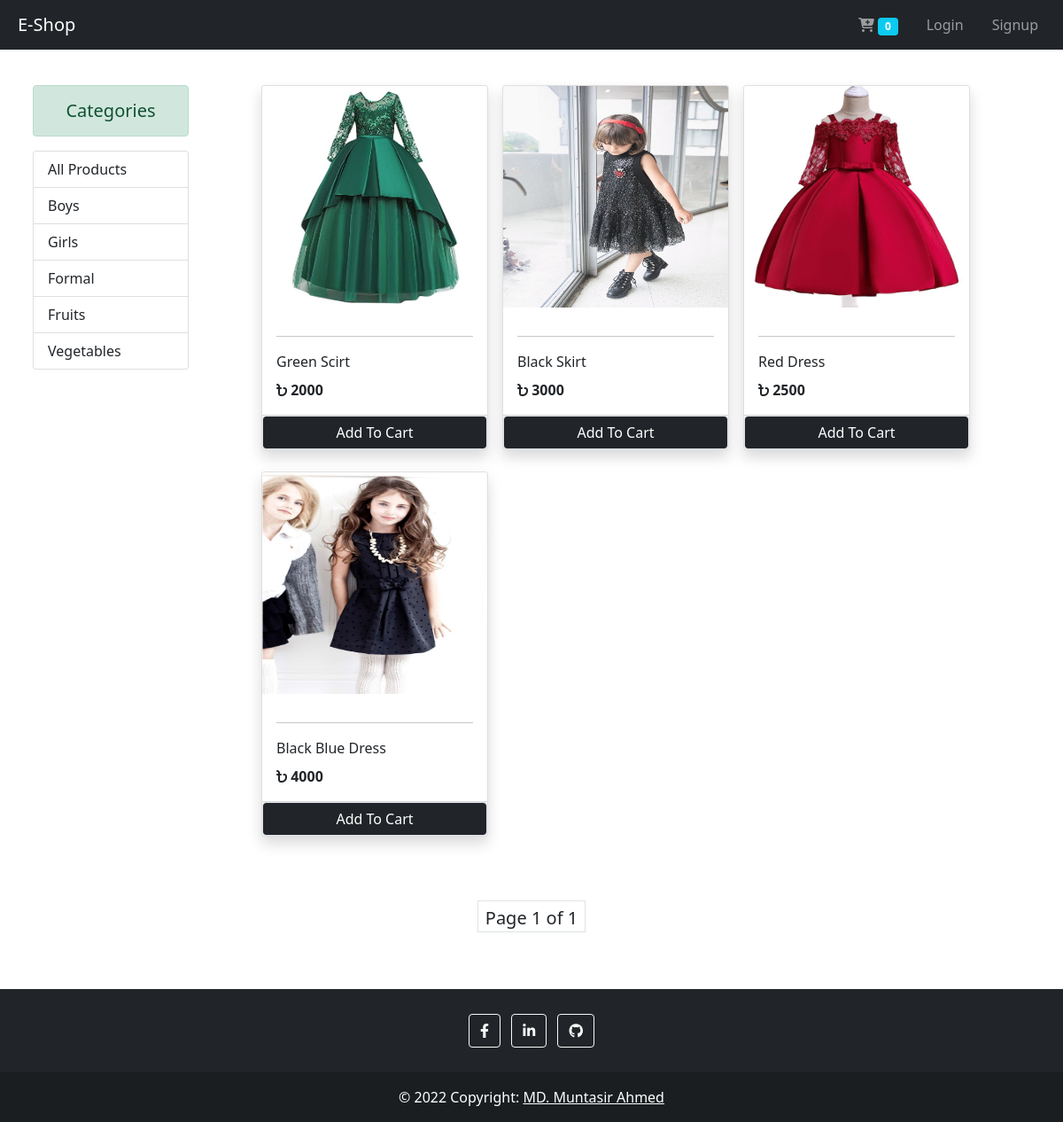
Screenshot of /?category=3 with the database file from the repository.
### store/models.py (models this page shows, shortened)
class Category(models.Model):
    name = models.CharField(max_length=20, default=1)
    @staticmethod
    def get_all_categories():
        return Category.objects.all()

class Product(models.Model):
    name = models.CharField(max_length=50)
    price = models.IntegerField(default=0)
    category = models.ForeignKey(
        Category, on_delete=models.CASCADE)
    description = models.CharField(
        max_length=200, default='', null=True, blank=True)
    image = models.ImageField(upload_to='uploads/products/')
    @staticmethod
    def get_all_products_by_categoryId(category_id):
        if category_id:
            return Product.objects.filter(category=category_id)
        else:
            return Product.objects.all()

### store/views.py (the view, shortened to what this page needs)
# urls.py: path('', views.Index.as_view(), name="index"),
class Index(View):
    def get(self, request):
        cart = request.session.get('cart')
        if not cart:
            request.session.cart = {}
        products = None
        categories = Category.get_all_categories()
        categoryId = request.GET.get('category')
        if categoryId:
            if categoryId == "-1":
                products = Product.get_all_products()
            else:
                products = Product.get_all_products_by_categoryId(
                    category_id=categoryId)
        else:
            products = Product.get_all_products()
        pagination = Paginator(products, 10)
        page = request.GET.get('page')
        venues = pagination.get_page(page)
        data = {
            'products': venues,
            'categories': categories,
        }
        return render(request, 'index.html', context=data)

### store/templatetags/cart.py (called while the page is built)
@register.filter(name='is_in_cart')
def is_in_cart(product, cart):
    keys = cart.keys()
    for id in keys:
        if int(id) == product.id:
            return True
    return False

### store/templates/index.html (shortened to what this page needs)
{% extends 'base.html' %}
{% load cart %}
{% load static %}
{% block styles %}
<link rel="stylesheet" href="{% static '/css/index.css' %}">
{% endblock styles %}
{% block content %}
<div class="container-fluid mt-5 pt-5">
    <div class="row">
        <div class="col-lg-2 mx-auto">
            <div>
                <p class="alert alert-success mb-3 font h5 text-center">Categories</p>
            </div>
            <div class="list-group" id="navitem_list">
                <a href="/?category=-1" class="list-group-item list-group-item-action">All Products</a>
                {% for category in categories %}
                <a href="/?category={{category.id}}" class="list-group-item list-group-item-action" active>{{category.name}}</a>
                {% endfor %}
            </div>
        </div>
        <div id="products" class="col-lg-9 mx-auto">
            <div class="row mx-auto">
                {% for product in products %}
                <div class="card mx-2 p-0 mb-4 shadow" id="{{product.id}}" style="width: 16rem;">
                    <img src="{{product.image.url}}" class="card-img-top image-cover" alt="" height="250px">
                    <div class="card-body">
                        <hr>
                        <p class="card-title">{{product.name}}</p>
                        <p class="card-text"><i class="fa-solid fa-bangladeshi-taka-sign"></i><b> {{product.price}}</b></p>
                    </div>
                    <div class="card-footer p-0">
                        {% if product|is_in_cart:request.session.cart %}
                        {% comment %} quantity increment and decrement starts {% endcomment %}
                        <div class="row g-0">
                            {% comment %} minus button starts {% endcomment %}
                            <form action="/#{{product.id}}" method="POST" class="col-2">
                                {% csrf_token %}
                                <input type="text" name="product" value="{{product.id}}" hidden>
                                <input type="text" name="remove" value="True" hidden>
                                <input type="submit" value=" - " class="btn btn-block btn-dark">
                            </form>
                            {% comment %} minus button ends {% endcomment %}
                            <div class="text-center col pt-2">{{product|cart_quantity:request.session.cart}} in Cart</div>
                            {% comment %} plus button starts {% endcomment %}
                            <form action="/#{{product.id}}" method="POST" class="col-2">
                                {% csrf_token %}
                                <input type="text" name="product" value="{{product.id}}" hidden>
                                <input type="submit" value=" + " class="btn btn-block btn-dark">
                            </form>
                            {% comment %} plus button ends {% endcomment %}
                        </div>
                        {% comment %} quantity increment and decrement starts {% endcomment %}
                        {% else %}
                        <form action="/#{{product.id}}" method="POST" class="btn-block">
                            <input type="submit" class="btn btn-dark border form-control" value="Add To Cart">
                        </form>
                        {% endif %}
                    </div>
                </div>
                {% endfor %}
            </div>
        </div>
    </div>
</div>
<div class="d-flex justify-content-center py-5 fs-5" aria-label="Page navigation example">
    <ul class="pagination">
        <li class="page-item text-center px-2 pt-1 border">Page {{products.number}} of {{products.paginator.num_pages}}</li>
    </ul>
</div>
{% endblock content %}

### static/css/index.css (style rules this page uses)
.card { transition: all .3s ease-in-out; }

### rows the page displays
Category: name "Boys"
Category: name "Girls"
Category: name "Formal"
Category: name "Fruits"
Category: name "Vegetables"
Product: image (picture), name "Green Scirt", price "2000"
Product: image (picture), name "Black Skirt", price "3000"
Product: image (picture), name "Red Dress", price "2500"
Product: image (picture), name "Black Blue Dress", price "4000"

### other values shown
{{ request.session.cart.keys|length }} "0"
{{ products.number }} "1"
{{ products.paginator.num_pages }} "1"
